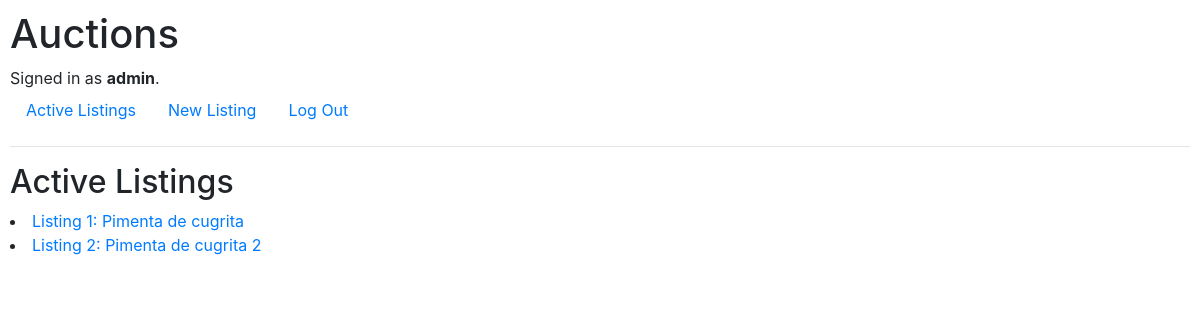
Page / (signed in) on the earlier database version.
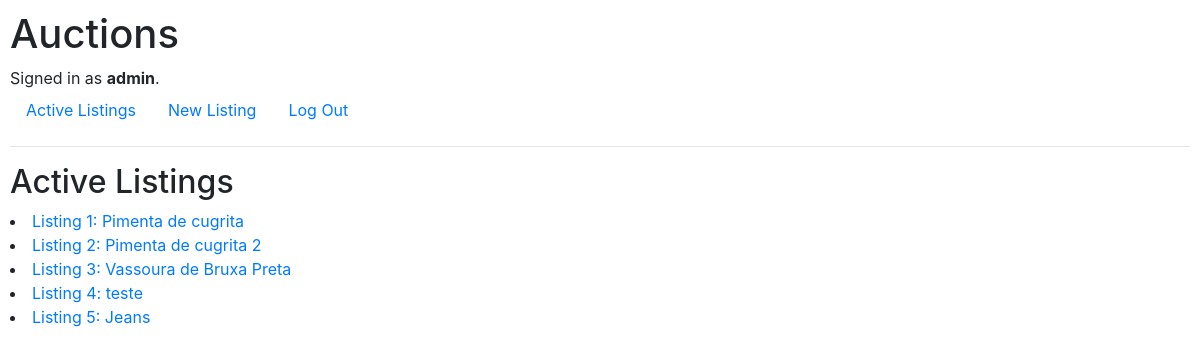
Same page on the later database version.
### auctions/models.py (models this page shows, shortened)
class User(AbstractUser):
    pass

class Listing(models.Model):
    active = models.BooleanField()
    owner = models.ForeignKey(User, on_delete=models.PROTECT)
    creationDate = models.DateTimeField()
    title = models.CharField(max_length=70)
    picture = models.ImageField(upload_to="pictures", blank=True, null=True)
    description = models.CharField(max_length=255)
    category = models.ForeignKey(Category, on_delete=models.PROTECT)
    initialPrice = models.DecimalField(max_digits=10, decimal_places=2)
    currentPrice = models.DecimalField(max_digits=10, decimal_places=2)

### auctions/views.py (the view)
# urls.py: path("", views.index, name="index"),
def index(request):
    return render(request, "auctions/index.html", {
        "listings": Listing.objects.all,
        })

### auctions/templates/auctions/index.html
{% extends "auctions/layout.html" %}
{% block body %}
    {% if user.is_authenticated %}
        <h2>Active Listings</h2>
        {% for listing in listings %}
            {% if listing.active %}
                <li><a href="{% url 'listing' listing.id %}">Listing {{ listing.id }}: {{ listing.title }}</a></li>
            {% endif %}
        {% endfor %}
    {% endif %}
{% endblock %}

### auctions/templates/auctions/layout.html (shortened to what this page needs)
{% load static %}
<!DOCTYPE html>
<html lang="en">
    <head>
        <link rel="stylesheet" href="https://stackpath.bootstrapcdn.com/bootstrap/4.4.1/css/bootstrap.min.css">
        <link href="{% static 'auctions/styles.css' %}" rel="stylesheet">
    </head>
    <body>
        <h1>Auctions</h1>
        <div>
            {% if user.is_authenticated %}
                Signed in as <strong>{{ user.username }}</strong>.
            {% else %}
                Not signed in.
            {% endif %}
        </div>
        <ul class="nav">
            <li class="nav-item">
                <a class="nav-link" href="{% url 'index' %}">Active Listings</a>
            </li>
            <li>
                <a class="nav-link" href="{% url 'create' %}">New Listing</a>
            </li>
            {% if user.is_authenticated %}
                <li class="nav-item">
                    <a class="nav-link" href="{% url 'logout' %}">Log Out</a>
                </li>
            {% endif %}
        </ul>
        <hr>
        {% block body %}
        {% endblock %}
    </body>
</html>

### auctions/static/auctions/styles.css (style rules this page uses)
body { padding: 10px; }

Differences in the rows shown:
added Listing: id "3", title "Vassoura de Bruxa Preta"
added Listing: id "4", title "teste"
added Listing: id "5", title "Jeans"
